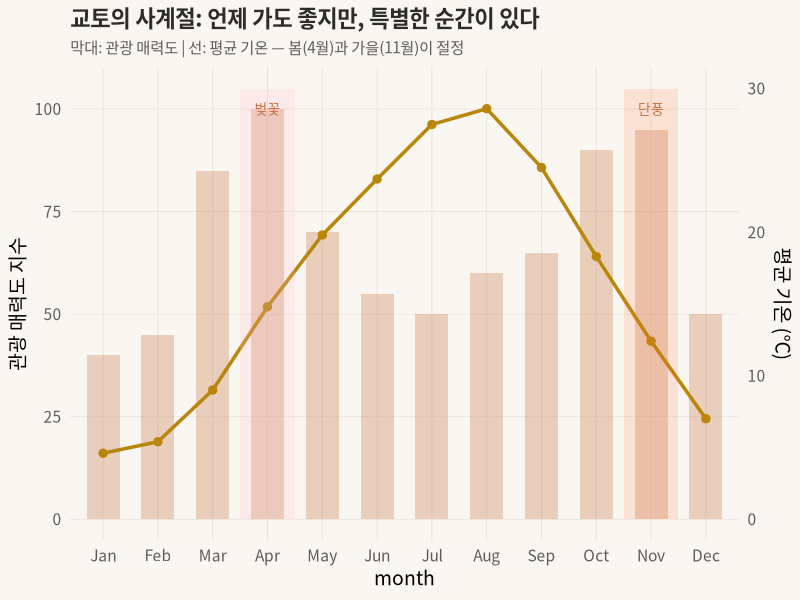
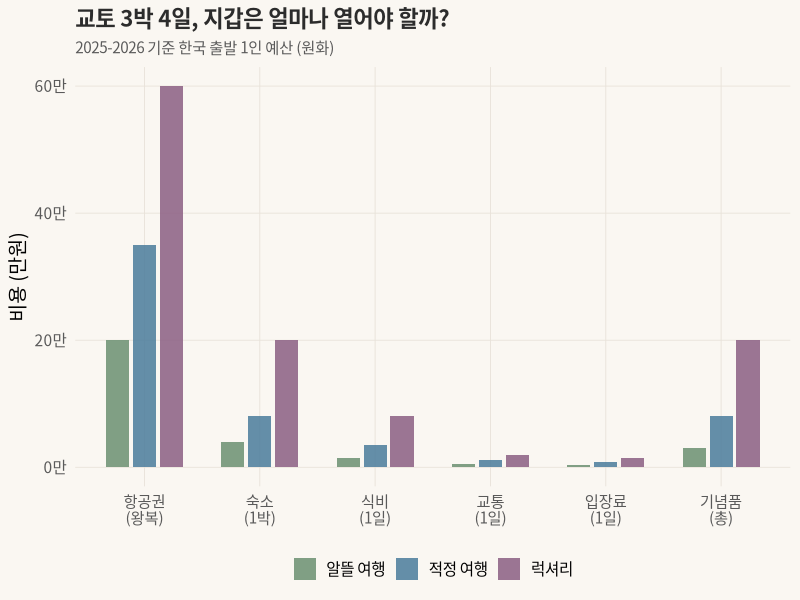
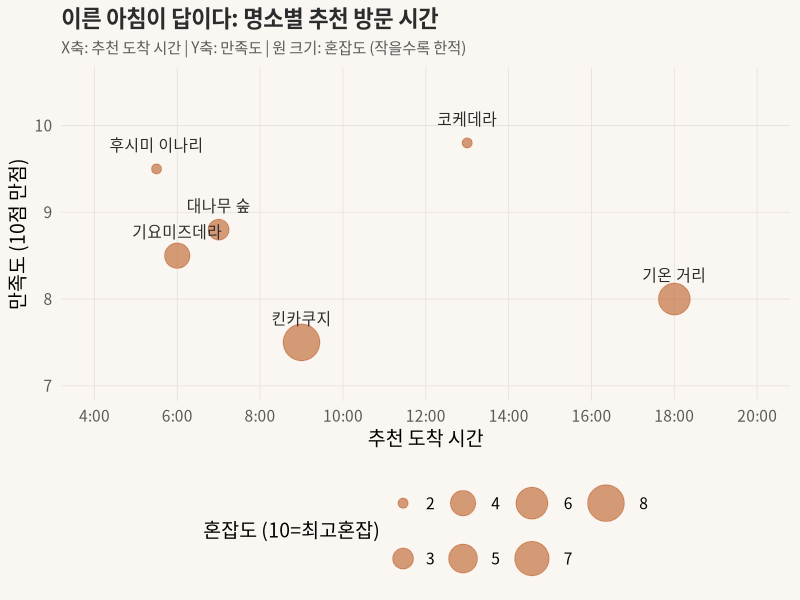

The R source for these figures, in order:
## ---- chunk 1
knitr::opts_chunk$set(
  echo = FALSE, warning = FALSE, message = FALSE,
  fig.width = 10, fig.height = 5.5, dpi = 150
)
library(ggplot2)
library(dplyr)
library(tidyr)

theme_voyager <- function() {
  theme_minimal(base_size = 14, base_family = "Noto Sans CJK KR") +
    theme(
      plot.title = element_text(face = "bold", size = 16, color = "#2c2c2c"),
      plot.subtitle = element_text(size = 11, color = "#5a5a5a", lineheight = 1.4),
      plot.background = element_rect(fill = "#faf7f2", color = NA),
      panel.background = element_rect(fill = "#faf7f2", color = NA),
      panel.grid.major = element_line(color = "#e8e2d9", linewidth = 0.3),
      panel.grid.minor = element_blank(),
      axis.text = element_text(color = "#5a5a5a"),
      legend.position = "bottom"
    )
}
## ---- chunk 2
seasons <- data.frame(
  month = factor(month.abb, levels = month.abb),
  temperature = c(4.6, 5.4, 9.0, 14.8, 19.8, 23.7, 27.5, 28.6, 24.5, 18.3, 12.4, 7.0),
  rainfall_mm = c(50, 68, 113, 116, 161, 214, 220, 132, 176, 121, 71, 48),
  visitors_index = c(40, 45, 85, 100, 70, 55, 50, 60, 65, 90, 95, 50)
)

ggplot(seasons) +
  geom_col(aes(x = month, y = visitors_index), fill = "#c4703f", alpha = 0.3, width = 0.6) +
  geom_line(aes(x = month, y = temperature * 3.5, group = 1), color = "#b8860b", linewidth = 1.2) +
  geom_point(aes(x = month, y = temperature * 3.5), color = "#b8860b", size = 2.5) +
  scale_y_continuous(
    name = "관광 매력도 지수",
    sec.axis = sec_axis(~ . / 3.5, name = "평균 기온 (°C)")
  ) +
  annotate("rect", xmin = 3.5, xmax = 4.5, ymin = 0, ymax = 105,
           fill = "#ffb7c5", alpha = 0.2) +
  annotate("text", x = 4, y = 100, label = "벚꽃", size = 3.5, color = "#c4703f") +
  annotate("rect", xmin = 10.5, xmax = 11.5, ymin = 0, ymax = 105,
           fill = "#ff6b35", alpha = 0.15) +
  annotate("text", x = 11, y = 100, label = "단풍", size = 3.5, color = "#c4703f") +
  labs(
    title = "교토의 사계절: 언제 가도 좋지만, 특별한 순간이 있다",
    subtitle = "막대: 관광 매력도 | 선: 평균 기온 — 봄(4월)과 가을(11월)이 절정"
  ) +
  theme_voyager()
## ---- chunk 3
budget <- data.frame(
  category = c("항공권\n(왕복)", "숙소\n(1박)", "식비\n(1일)", "교통\n(1일)", "입장료\n(1일)", "기념품\n(총)"),
  budget_low = c(200000, 40000, 15000, 5000, 3000, 30000),
  budget_mid = c(350000, 80000, 35000, 12000, 8000, 80000),
  budget_high = c(600000, 200000, 80000, 20000, 15000, 200000)
)

budget_long <- budget %>%
  pivot_longer(cols = starts_with("budget"), names_to = "level", values_to = "won") %>%
  mutate(
    level = factor(level,
                   levels = c("budget_low", "budget_mid", "budget_high"),
                   labels = c("알뜰 여행", "적정 여행", "럭셔리")),
    category = factor(category, levels = budget$category)
  )

ggplot(budget_long, aes(x = category, y = won / 10000, fill = level)) +
  geom_col(position = position_dodge(width = 0.7), width = 0.6, alpha = 0.85) +
  scale_fill_manual(values = c("#6b8f71", "#4a7c9b", "#8b5e83")) +
  scale_y_continuous(labels = function(x) paste0(x, "만")) +
  labs(
    title = "교토 3박 4일, 지갑은 얼마나 열어야 할까?",
    subtitle = "2025-2026 기준 한국 출발 1인 예산 (원화)",
    x = NULL, y = "비용 (만원)", fill = NULL
  ) +
  theme_voyager() +
  theme(axis.text.x = element_text(size = 11))
## ---- chunk 4
spots <- data.frame(
  name = c("후시미 이나리", "대나무 숲", "기요미즈데라", "킨카쿠지", "코케데라", "기온 거리"),
  best_hour = c(5.5, 7, 6, 9, 13, 18),
  crowd_level = c(2, 3, 4, 8, 2, 6),
  satisfaction = c(9.5, 8.8, 8.5, 7.5, 9.8, 8.0)
)

ggplot(spots, aes(x = best_hour, y = satisfaction)) +
  geom_point(aes(size = crowd_level), color = "#c4703f", alpha = 0.7) +
  geom_text(aes(label = name), vjust = -1.5, size = 4, family = "Noto Sans CJK KR", color = "#2c2c2c") +
  scale_x_continuous(
    breaks = seq(4, 20, 2),
    labels = paste0(seq(4, 20, 2), ":00"),
    limits = c(4, 20)
  ) +
  scale_size_continuous(range = c(3, 12), name = "혼잡도 (10=최고혼잡)") +
  labs(
    title = "이른 아침이 답이다: 명소별 추천 방문 시간",
    subtitle = "X축: 추천 도착 시간 | Y축: 만족도 | 원 크기: 혼잡도 (작을수록 한적)",
    x = "추천 도착 시간", y = "만족도 (10점 만점)"
  ) +
  theme_voyager() +
  coord_cartesian(ylim = c(7, 10.5))
